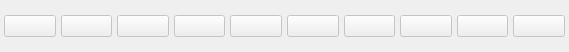
<?xml version="1.0" encoding="UTF-8"?>
<ui version="4.0">
 <class>SpellBarView</class>
 <widget class="QWidget" name="SpellBarView">
  <property name="geometry">
   <rect>
    <x>0</x>
    <y>0</y>
    <width>569</width>
    <height>52</height>
   </rect>
  </property>
  <property name="windowTitle">
   <string>Form</string>
  </property>
  <property name="styleSheet">
   <string notr="true"/>
  </property>
  <widget class="QWidget" name="horizontalLayoutWidget">
   <property name="geometry">
    <rect>
     <x>4</x>
     <y>1</y>
     <width>561</width>
     <height>51</height>
    </rect>
   </property>
   <layout class="QHBoxLayout" name="horizontalLayout">
    <property name="spacing">
     <number>5</number>
    </property>
    <item>
     <widget class="QPushButton" name="b_spell1">
      <property name="enabled">
       <bool>false</bool>
      </property>
      <property name="text">
       <string/>
      </property>
     </widget>
    </item>
    <item>
     <widget class="QPushButton" name="b_spell2">
      <property name="enabled">
       <bool>false</bool>
      </property>
      <property name="text">
       <string/>
      </property>
     </widget>
    </item>
    <item>
     <widget class="QPushButton" name="b_spell3">
      <property name="enabled">
       <bool>false</bool>
      </property>
      <property name="text">
       <string/>
      </property>
     </widget>
    </item>
    <item>
     <widget class="QPushButton" name="b_spell4">
      <property name="enabled">
       <bool>false</bool>
      </property>
      <property name="text">
       <string/>
      </property>
     </widget>
    </item>
    <item>
     <widget class="QPushButton" name="b_spell5">
      <property name="enabled">
       <bool>false</bool>
      </property>
      <property name="text">
       <string/>
      </property>
     </widget>
    </item>
    <item>
     <widget class="QPushButton" name="b_spell6">
      <property name="enabled">
       <bool>false</bool>
      </property>
      <property name="text">
       <string/>
      </property>
     </widget>
    </item>
    <item>
     <widget class="QPushButton" name="b_spell7">
      <property name="enabled">
       <bool>false</bool>
      </property>
      <property name="text">
       <string/>
      </property>
     </widget>
    </item>
    <item>
     <widget class="QPushButton" name="b_spell8">
      <property name="enabled">
       <bool>false</bool>
      </property>
      <property name="text">
       <string/>
      </property>
     </widget>
    </item>
    <item>
     <widget class="QPushButton" name="b_spell9">
      <property name="enabled">
       <bool>false</bool>
      </property>
      <property name="text">
       <string/>
      </property>
     </widget>
    </item>
    <item>
     <widget class="QPushButton" name="b_spell10">
      <property name="enabled">
       <bool>false</bool>
      </property>
      <property name="text">
       <string/>
      </property>
     </widget>
    </item>
   </layout>
  </widget>
 </widget>
 <resources/>
 <connections/>
</ui>
